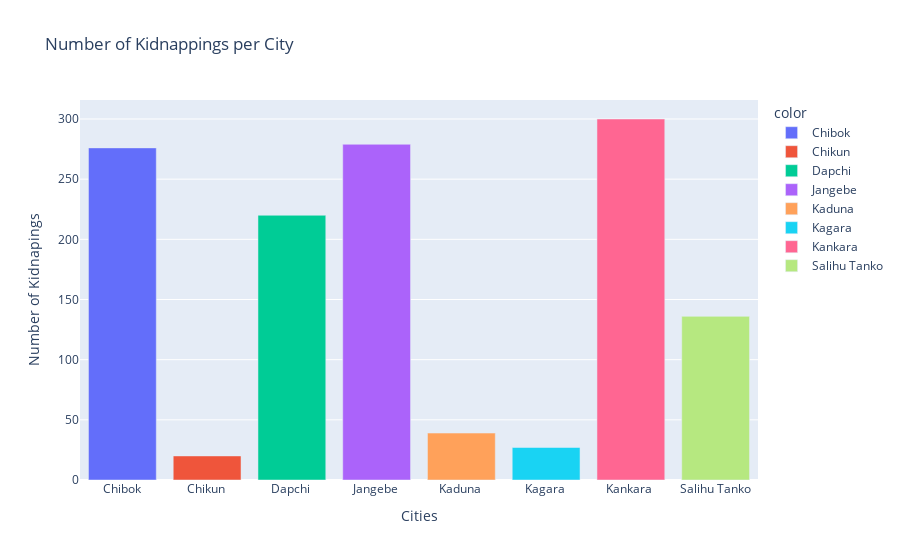

Notebook code cell kept with this figure:
### Markdown cell above
# Kidnapping Rate By Cities

### Code cell
plt.figure(figsize=(20,15))
v_bar_split = px.bar(x = df_cat_city.City,
                     y = df_cat_city.Total,
                     color = df_cat_city.City,
                     title='Number of Kidnappings per City')
 
v_bar_split.update_layout(xaxis_title='Cities', 
                          yaxis_title='Number of Kidnapings')
v_bar_split.show()

### Figure 1 — Plotly figure (JSON) as saved in the notebook; plotly's stock layout.template omitted (floating-point values rounded to 4 significant figures)
{"data": [{"alignmentgroup": "True", "hovertemplate": "color=Chibok<br>x=%{x}<br>y=%{y}<extra></extra>", "legendgroup": "Chibok", "marker": {"color": "#636efa", "pattern": {"shape": ""}}, "name": "Chibok", "offsetgroup": "Chibok", "orientation": "v", "showlegend": true, "textposition": "auto", "type": "bar", "x": ["Chibok"], "xaxis": "x", "y": [276], "yaxis": "y"}, {"alignmentgroup": "True", "hovertemplate": "color=Chikun <br>x=%{x}<br>y=%{y}<extra></extra>", "legendgroup": "Chikun ", "marker": {"color": "#EF553B", "pattern": {"shape": ""}}, "name": "Chikun ", "offsetgroup": "Chikun ", "orientation": "v", "showlegend": true, "textposition": "auto", "type": "bar", "x": ["Chikun "], "xaxis": "x", "y": [20], "yaxis": "y"}, {"alignmentgroup": "True", "hovertemplate": "color=Dapchi <br>x=%{x}<br>y=%{y}<extra></extra>", "legendgroup": "Dapchi ", "marker": {"color": "#00cc96", "pattern": {"shape": ""}}, "name": "Dapchi ", "offsetgroup": "Dapchi ", "orientation": "v", "showlegend": true, "textposition": "auto", "type": "bar", "x": ["Dapchi "], "xaxis": "x", "y": [220], "yaxis": "y"}, {"alignmentgroup": "True", "hovertemplate": "color=Jangebe <br>x=%{x}<br>y=%{y}<extra></extra>", "legendgroup": "Jangebe ", "marker": {"color": "#ab63fa", "pattern": {"shape": ""}}, "name": "Jangebe ", "offsetgroup": "Jangebe ", "orientation": "v", "showlegend": true, "textposition": "auto", "type": "bar", "x": ["Jangebe "], "xaxis": "x", "y": [279], "yaxis": "y"}, {"alignmentgroup": "True", "hovertemplate": "color=Kaduna <br>x=%{x}<br>y=%{y}<extra></extra>", "legendgroup": "Kaduna ", "marker": {"color": "#FFA15A", "pattern": {"shape": ""}}, "name": "Kaduna ", "offsetgroup": "Kaduna ", "orientation": "v", "showlegend": true, "textposition": "auto", "type": "bar", "x": ["Kaduna "], "xaxis": "x", "y": [39], "yaxis": "y"}, {"alignmentgroup": "True", "hovertemplate": "color=Kagara <br>x=%{x}<br>y=%{y}<extra></extra>", "legendgroup": "Kagara ", "marker": {"color": "#19d3f3", "pattern": {"shape": ""}}, "name": "Kagara ", "offsetgroup": "Kagara ", "orientation": "v", "showlegend": true, "textposition": "auto", "type": "bar", "x": ["Kagara "], "xaxis": "x", "y": [27], "yaxis": "y"}, {"alignmentgroup": "True", "hovertemplate": "color=Kankara <br>x=%{x}<br>y=%{y}<extra></extra>", "legendgroup": "Kankara ", "marker": {"color": "#FF6692", "pattern": {"shape": ""}}, "name": "Kankara ", "offsetgroup": "Kankara ", "orientation": "v", "showlegend": true, "textposition": "auto", "type": "bar", "x": ["Kankara "], "xaxis": "x", "y": [300], "yaxis": "y"}, {"alignmentgroup": "True", "hovertemplate": "color=Salihu Tanko<br>x=%{x}<br>y=%{y}<extra></extra>", "legendgroup": "Salihu Tanko", "marker": {"color": "#B6E880", "pattern": {"shape": ""}}, "name": "Salihu Tanko", "offsetgroup": "Salihu Tanko", "orientation": "v", "showlegend": true, "textposition": "auto", "type": "bar", "x": ["Salihu Tanko"], "xaxis": "x", "y": [136], "yaxis": "y"}], "layout": {"barmode": "relative", "legend": {"title": {"text": "color"}, "tracegroupgap": 0}, "title": {"text": "Number of Kidnappings per City"}, "xaxis": {"anchor": "y", "domain": [0, 1], "title": {"text": "Cities"}}, "yaxis": {"anchor": "x", "domain": [0, 1], "title": {"text": "Number of Kidnapings"}}}}
